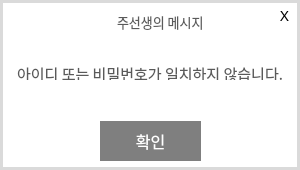
<?xml version="1.0" encoding="UTF-8"?>
<ui version="4.0">
 <class>Dialog</class>
 <widget class="QDialog" name="Dialog">
  <property name="geometry">
   <rect>
    <x>0</x>
    <y>0</y>
    <width>300</width>
    <height>170</height>
   </rect>
  </property>
  <property name="windowTitle">
   <string>Dialog</string>
  </property>
  <widget class="QWidget" name="widget" native="true">
   <property name="geometry">
    <rect>
     <x>0</x>
     <y>0</y>
     <width>300</width>
     <height>170</height>
    </rect>
   </property>
   <property name="styleSheet">
    <string notr="true">background-color: rgb(255, 255, 255);
border-style:solid;
border-width:3px;
border-color: rgb(218, 218, 218);</string>
   </property>
   <widget class="QLabel" name="label">
    <property name="geometry">
     <rect>
      <x>274</x>
      <y>5</y>
      <width>21</width>
      <height>20</height>
     </rect>
    </property>
    <property name="font">
     <font>
      <family>티머니 둥근바람 ExtraBold</family>
      <pointsize>11</pointsize>
     </font>
    </property>
    <property name="styleSheet">
     <string notr="true">border-width:0px;
</string>
    </property>
    <property name="text">
     <string>X</string>
    </property>
    <property name="alignment">
     <set>Qt::AlignCenter</set>
    </property>
   </widget>
   <widget class="QLabel" name="label_3">
    <property name="geometry">
     <rect>
      <x>5</x>
      <y>53</y>
      <width>290</width>
      <height>41</height>
     </rect>
    </property>
    <property name="font">
     <font>
      <family>G마켓 산스 TTF Bold</family>
      <pointsize>11</pointsize>
      <weight>50</weight>
      <bold>false</bold>
     </font>
    </property>
    <property name="styleSheet">
     <string notr="true">border-color: rgb(255, 255, 255);
color: rgb(90, 90, 90);</string>
    </property>
    <property name="text">
     <string>아이디 또는 비밀번호가 일치하지 않습니다.</string>
    </property>
    <property name="alignment">
     <set>Qt::AlignCenter</set>
    </property>
   </widget>
   <widget class="QPushButton" name="pushButton">
    <property name="geometry">
     <rect>
      <x>100</x>
      <y>120</y>
      <width>101</width>
      <height>41</height>
     </rect>
    </property>
    <property name="font">
     <font>
      <family>티머니 둥근바람 ExtraBold</family>
      <pointsize>12</pointsize>
     </font>
    </property>
    <property name="styleSheet">
     <string notr="true">background-color: rgb(127, 127, 127);
color: rgb(255, 255, 255);
border-width:0px;</string>
    </property>
    <property name="text">
     <string>확인</string>
    </property>
   </widget>
   <widget class="QLabel" name="label_2">
    <property name="geometry">
     <rect>
      <x>90</x>
      <y>12</y>
      <width>20</width>
      <height>20</height>
     </rect>
    </property>
    <property name="styleSheet">
     <string notr="true">border-width:0px;</string>
    </property>
    <property name="text">
     <string/>
    </property>
    <property name="pixmap">
     <pixmap>../Images/경고.png</pixmap>
    </property>
    <property name="scaledContents">
     <bool>true</bool>
    </property>
   </widget>
   <widget class="QLabel" name="label_4">
    <property name="geometry">
     <rect>
      <x>117</x>
      <y>12</y>
      <width>121</width>
      <height>20</height>
     </rect>
    </property>
    <property name="font">
     <font>
      <family>티머니 둥근바람 ExtraBold</family>
      <pointsize>10</pointsize>
     </font>
    </property>
    <property name="styleSheet">
     <string notr="true">border-width:0px;
color: rgb(90, 90, 90);</string>
    </property>
    <property name="text">
     <string>주선생의 메시지</string>
    </property>
   </widget>
   <widget class="QLabel" name="label_5">
    <property name="geometry">
     <rect>
      <x>5</x>
      <y>80</y>
      <width>290</width>
      <height>41</height>
     </rect>
    </property>
    <property name="font">
     <font>
      <family>G마켓 산스 TTF Bold</family>
      <pointsize>11</pointsize>
      <weight>50</weight>
      <bold>false</bold>
     </font>
    </property>
    <property name="styleSheet">
     <string notr="true">border-color: rgb(255, 255, 255);
color: rgb(90, 90, 90);</string>
    </property>
    <property name="text">
     <string/>
    </property>
    <property name="alignment">
     <set>Qt::AlignCenter</set>
    </property>
   </widget>
  </widget>
 </widget>
 <resources/>
 <connections/>
</ui>
